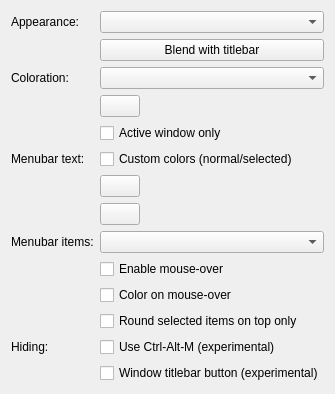
     <widget class="QWidget" name="page_21">
      <layout class="QFormLayout" name="formLayout_17">
       <item row="0" column="0">
        <widget class="QLabel" name="textLabel1_4_3">
         <property name="text">
          <string>Appearance:</string>
         </property>
         <property name="wordWrap">
          <bool>false</bool>
         </property>
        </widget>
       </item>
       <item row="0" column="1">
        <widget class="QComboBox" name="menubarAppearance">
         <property name="toolTip">
          <string>&lt;p&gt;Defines the gradient used for the background of menubars.</string>
         </property>
        </widget>
       </item>
       <item row="1" column="1">
        <widget class="QPushButton" name="menubarBlend">
         <property name="toolTip">
          <string>&lt;p&gt;Sets the relevant config items, so that window titlebars and menubars are blended.</string>
         </property>
         <property name="text">
          <string>Blend with titlebar</string>
         </property>
        </widget>
       </item>
       <item row="2" column="0">
        <widget class="QLabel" name="textLabel1_4_2_5">
         <property name="text">
          <string>Coloration:</string>
         </property>
         <property name="wordWrap">
          <bool>false</bool>
         </property>
        </widget>
       </item>
       <item row="2" column="1">
        <widget class="QComboBox" name="shadeMenubars">
         <property name="toolTip">
          <string>&lt;p&gt;Defines the color applied to the background of menubars.</string>
         </property>
        </widget>
       </item>
       <item row="3" column="1">
        <widget class="KColorButton" name="customMenubarsColor">
         <property name="sizePolicy">
          <sizepolicy hsizetype="Fixed" vsizetype="Fixed">
           <horstretch>0</horstretch>
           <verstretch>0</verstretch>
          </sizepolicy>
         </property>
         <property name="toolTip">
          <string>&lt;p&gt;Sets the custom color.</string>
         </property>
         <property name="text">
          <string/>
         </property>
        </widget>
       </item>
       <item row="4" column="1">
        <widget class="QCheckBox" name="shadeMenubarOnlyWhenActive">
         <property name="toolTip">
          <string>&lt;p&gt;Defines whether the background coloration should be applied to all menubars, or just those in active windows.</string>
         </property>
         <property name="text">
          <string>Active window only</string>
         </property>
        </widget>
       </item>
       <item row="5" column="0">
        <widget class="QLabel" name="label_58">
         <property name="text">
          <string>Menubar text:</string>
         </property>
        </widget>
       </item>
       <item row="5" column="1">
        <widget class="QCheckBox" name="customMenuTextColor">
         <property name="sizePolicy">
          <sizepolicy hsizetype="Fixed" vsizetype="Fixed">
           <horstretch>0</horstretch>
           <verstretch>0</verstretch>
          </sizepolicy>
         </property>
         <property name="toolTip">
          <string>&lt;p&gt;If enabled, then the following two color boxes are used to set the text color to be used for normal and selected menubar items.</string>
         </property>
         <property name="text">
          <string>Custom colors (normal/selected)</string>
         </property>
        </widget>
       </item>
       <item row="6" column="1">
        <widget class="KColorButton" name="customMenuNormTextColor">
         <property name="sizePolicy">
          <sizepolicy hsizetype="Fixed" vsizetype="Fixed">
           <horstretch>0</horstretch>
           <verstretch>0</verstretch>
          </sizepolicy>
         </property>
         <property name="toolTip">
          <string>&lt;p&gt;Sets the text color of normal menubar items.</string>
         </property>
         <property name="text">
          <string/>
         </property>
        </widget>
       </item>
       <item row="7" column="1">
        <widget class="KColorButton" name="customMenuSelTextColor">
         <property name="sizePolicy">
          <sizepolicy hsizetype="Fixed" vsizetype="Fixed">
           <horstretch>0</horstretch>
           <verstretch>0</verstretch>
          </sizepolicy>
         </property>
         <property name="toolTip">
          <string>&lt;p&gt;Sets the text color of selected menubar items.</string>
         </property>
         <property name="text">
          <string/>
         </property>
        </widget>
       </item>
       <item row="8" column="0">
        <widget class="QLabel" name="label_59">
         <property name="text">
          <string>Menubar items:</string>
         </property>
        </widget>
       </item>
       <item row="8" column="1">
        <widget class="QComboBox" name="menuitemAppearance">
         <property name="toolTip">
          <string>&lt;p&gt;Defines the gradient to be applied to selected menubar items.</string>
         </property>
        </widget>
       </item>
       <item row="9" column="1">
        <widget class="QCheckBox" name="menubarMouseOver">
         <property name="toolTip">
          <string>&lt;p&gt;If enabled, menubar items will have their background gradient applied when the mouse hovers over them.</string>
         </property>
         <property name="text">
          <string>Enable mouse-over</string>
         </property>
        </widget>
       </item>
       <item row="10" column="1">
        <widget class="QCheckBox" name="colorMenubarMouseOver">
         <property name="toolTip">
          <string>&lt;p&gt;If enabled, when the mouse hovers over a menubar item (and 'Enable mouse-over' is enabled) then it will also be colored, otherwise it will use a shade of the background color.</string>
         </property>
         <property name="text">
          <string>Color on mouse-over</string>
         </property>
        </widget>
       </item>
       <item row="11" column="1">
        <widget class="QCheckBox" name="roundMbTopOnly">
         <property name="toolTip">
          <string>&lt;p&gt;If enabled, only the top (and not bottom) of selected menubar items will be rounded.</string>
         </property>
         <property name="text">
          <string>Round selected items on top only</string>
         </property>
        </widget>
       </item>
       <item row="12" column="0">
        <widget class="QLabel" name="label_68">
         <property name="text">
          <string>Hiding:</string>
         </property>
        </widget>
       </item>
       <item row="12" column="1">
        <widget class="QCheckBox" name="menubarHiding_keyboard">
         <property name="toolTip">
          <string>&lt;p&gt;If enabled, menubars may be hidden (and re-shown), by using the 'Ctrl-Alt-M' key combination.</string>
         </property>
         <property name="text">
          <string>Use Ctrl-Alt-M (experimental)</string>
         </property>
        </widget>
       </item>
       <item row="13" column="1">
        <widget class="QCheckBox" name="menubarHiding_kwin">
         <property name="toolTip">
          <string>&lt;p&gt;If enabled, menubars may be hidden (and re-shown), by using a special button in the QtCurve kwin decoration.</string>
         </property>
         <property name="text">
          <string>Window titlebar button (experimental)</string>
         </property>
        </widget>
       </item>
      </layout>
     </widget>
